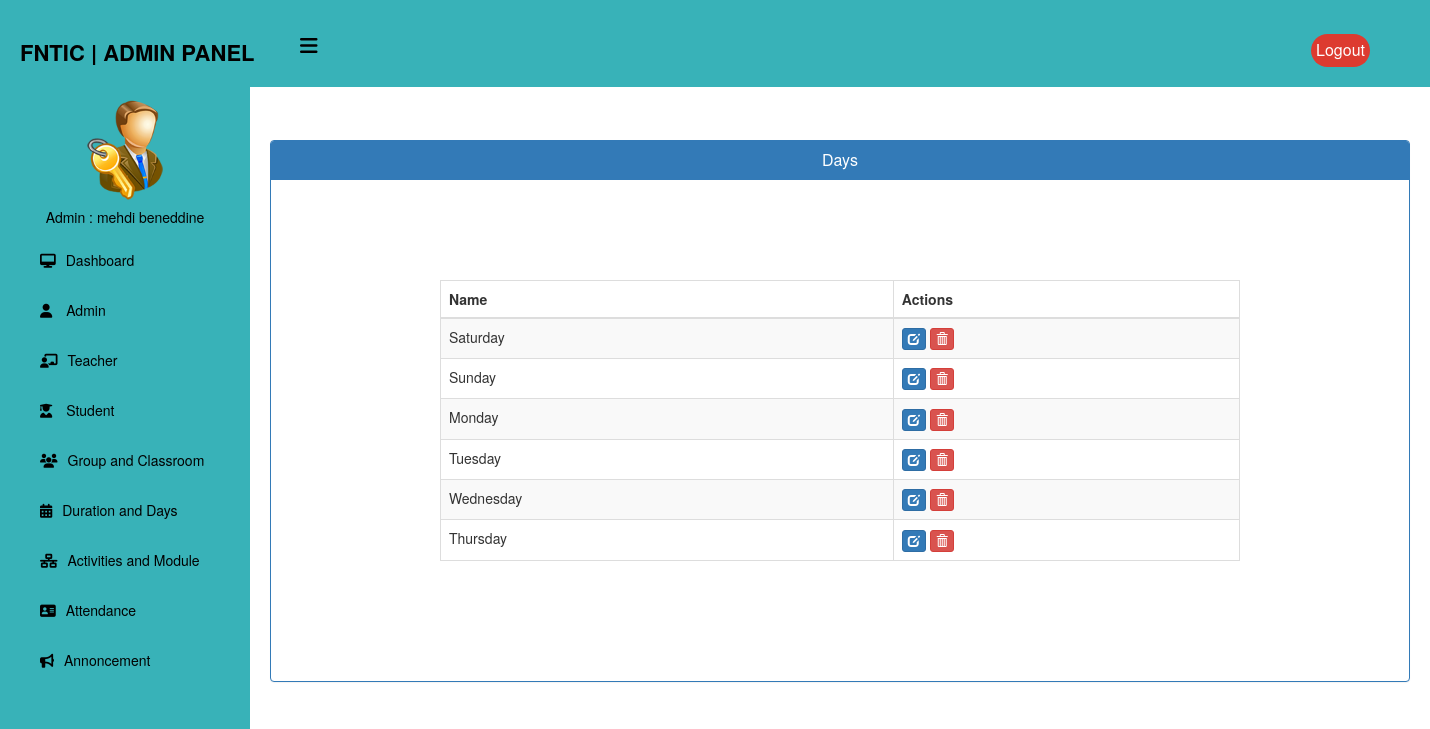
Screenshot of /admin-view-days (signed in) with the database file from the repository.
### home/models.py (models this page shows, shortened)
class Days(models.Model):
    name = models.CharField(max_length=100)
    order = models.IntegerField(null=True)
    class Meta:
        ordering = ['order']

### home/views.py (the view)
# urls.py: path('admin-view-days', views.admin_view_day_view,name='admin-view-days'),
@login_required(login_url="login")
@user_passes_test(is_admin)
def admin_view_day_view(request):
    days = models.Days.objects.order_by('order')
    return render(request, 'school/admin_view_days.html', {'days': days})

### home/views.py (called while the page is built)
def is_admin(user):
    return user.groups.filter(name='ADMIN').exists()

### templates/school/admin_view_days.html (shortened to what this page needs)
{% extends 'school/adminbase.html' %}
{% block content %}
<head>
  <link href="//netdna.bootstrapcdn.com/bootstrap/3.0.0/css/bootstrap.min.css" rel="stylesheet" id="bootstrap-css">
</head>
<br><br>
<div class="container">
  <div class="row">
    <div class="col-xs-12">
      <div class="panel panel-primary">
        <div class="panel-heading">
          <h6 class="panel-title">Days</h6>
        </div>
        <div class="table-container">
          <table class="table table-responsive table-hover table-striped table-bordered" id="dev-table">
            <thead>
              <tr>
                <th>Name</th>
                <th>Actions</th>
              </tr>
            </thead>
            <tbody>
              {% for day in days %}
    <tr>
        <td>{{ day.name }}</td>
        <td>
            <a class="btn btn-primary btn-xs" href="{% url 'update-days' day.id %}">
                <span class="glyphicon glyphicon-edit"></span>
            </a>
            <a class="btn btn-danger btn-xs" href="{% url 'delete-days-from-University' day.id %}">
                <span class="glyphicon glyphicon-trash"></span>
            </a>
        </td>
    </tr>
{% endfor %}
            </tbody>
          </table>
        </div>
      </div>
    </div>
  </div>
</div>
{% endblock content %}

### templates/school/adminbase.html (shortened to what this page needs)
{% load static %}
<!DOCTYPE html>
<html lang="en" dir="ltr">
<head>
  <link rel="stylesheet" href="https://cdnjs.cloudflare.com/ajax/libs/font-awesome/6.4.0/css/all.min.css">
</head>
<body>
  <header>
    <label for="check">
      <i class="fas fa-bars" id="sidebar_btn"></i>
    </label>
    <div class="left_area">
      <h3>FNTIC | Admin Panel</h3>
    </div>
    <div class="right_area">
      <a href="{%url 'admin_logout'%}" class="logout_btn">Logout</a>
    </div>
  </header>
  <div class="sidebar">
    <center>
      <img src="{% static 'image/admin-icn.png' %}" class="profile_image" alt="">
      <h5>Admin : {{request.user.first_name}} {{ user.last_name }}</h5>
    </center>
    <a href="/admin-dashboard"><i class="fas fa-desktop"></i><span>Dashboard</span></a>
    <a href="/admin-admin"><i class="fas fa-user"></i> <span>Admin</span></a>
    <a href="/admin-teacher"><i class="fas fa-chalkboard-teacher"></i><span>Teacher</span></a>
    <a href="/admin-student"> <i class="fas fa-user-graduate"></i> <span>Student</span></a>
    <a href="/admin-group"><i class="fas fa-users"></i><span>Group and Classroom</span></a>
    <a href="/admin-duration-module"><i class="fas fa-calendar-alt"></i><span>Duration and Days</span></a>
    <a href="/admin-Activities"><i class="fas fa-network-wired"></i><span>Activities and Module</span></a>
    <a href="/admin-attendance"><i class="fas fa-address-card"></i><span>Attendance</span></a>
    <a href="/admin-notice"><i class="fas fa-bullhorn"></i><span>Annoncement</span></a>
  </div>
  <div class="content">
    <br><br><br><br><br>
    {% block content %}
    {% endblock content %}
</body>
</html>

### templates/school/adminbase.html (style rules this page uses)
a:link { text-decoration: none; }
body { margin: 0; padding: 0; font-family: "Roboto", sans-serif; }
header { position: fixed; background: #38b2b8; padding: 20px; width: 100%; z-index: 1; }
.left_area h3 { color: #000; margin: 0px; text-transform: uppercase; font-size: 22px; font-weight: 900; }
.logout_btn { padding: 5px; background: #dd3b30; text-decoration: none; float: right; margin-top: -30px; margin-right: 40px; border-radius: 30px; font-size: 16px; font-weight: 500; color: #fff; transition: 0.5s; }
.sidebar { background: #38b2b8; margin-top: 70px; padding-top: 30px; position: fixed; left: 0; width: 250px; height: 100%; transition: 0.5s; transition-property: left; }
.sidebar .profile_image { width: 100px; height: 100px; border-radius: 100px; margin-bottom: 10px; }
.sidebar h5 { color: #000; text size: 12px; margin-top: 0; margin-bottom: 10px; }
.sidebar a { color: #000; display: block; width: 100%; line-height: 50px; text-decoration: none; padding-left: 40px; box-sizing: border-box; transition: 0.5s; }
.sidebar i { padding-right: 10px; }
label #sidebar_btn { z-index: 1; color: #000; position: fixed; cursor: pointer; left: 300px; font-size: 20px; margin: 5px 0; transition: 0.5s; transition-property: color; }
.content { margin-left: 250px; background-position: center; background-size: cover; height: 100vh; transition: 0.5s; }

### templates/school/admin_view_days.html (style rules this page uses)
a:link { text-decoration: none; }
h6 { text-align: center; }
.table-container { margin: 100px auto; max-width: 800px; overflow-x: auto; }

### rows the page displays
Days: name "Saturday"
Days: name "Sunday"
Days: name "Monday"
Days: name "Tuesday"
Days: name "Wednesday"
Days: name "Thursday"

### other values shown
{{ request.user.first_name }} "mehdi"
{{ user.last_name }} "beneddine"
